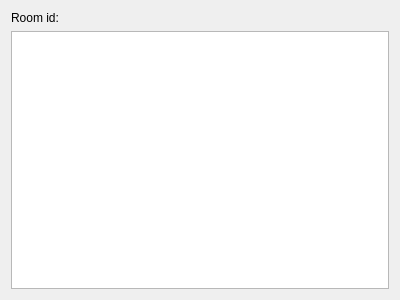
<?xml version="1.0" encoding="UTF-8"?>
<ui version="4.0">
 <class>RoomView</class>
 <widget class="QWidget" name="RoomView">
  <property name="geometry">
   <rect>
    <x>0</x>
    <y>0</y>
    <width>400</width>
    <height>300</height>
   </rect>
  </property>
  <property name="windowTitle">
   <string>Form</string>
  </property>
  <layout class="QVBoxLayout" name="verticalLayout">
   <item>
    <layout class="QHBoxLayout" name="horizontalLayout">
     <item>
      <widget class="QLabel" name="label">
       <property name="text">
        <string>Room id:</string>
       </property>
      </widget>
     </item>
     <item>
      <widget class="QLabel" name="roomId">
       <property name="text">
        <string/>
       </property>
      </widget>
     </item>
    </layout>
   </item>
   <item>
    <widget class="QListWidget" name="listWidget"/>
   </item>
  </layout>
 </widget>
 <resources/>
 <connections/>
</ui>
